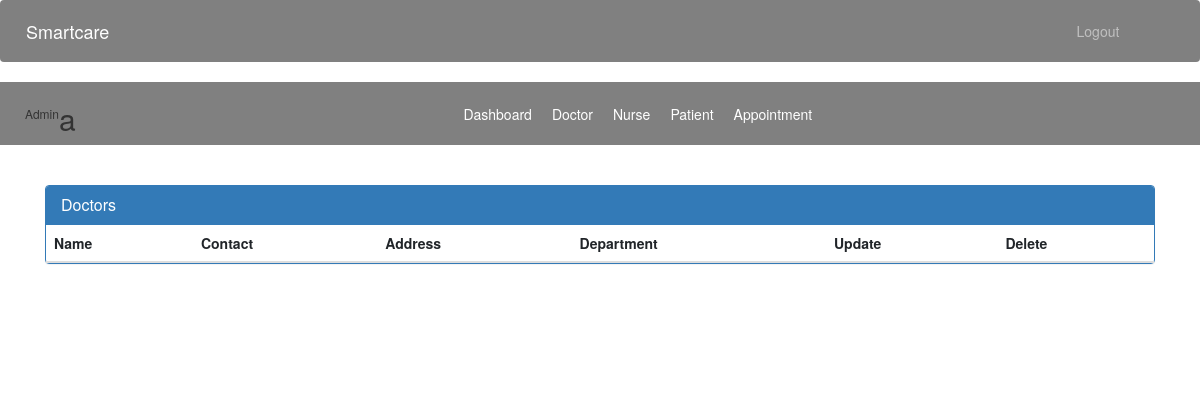
/admin-view-doctor (signed in), run on an earlier commit of the app's database.
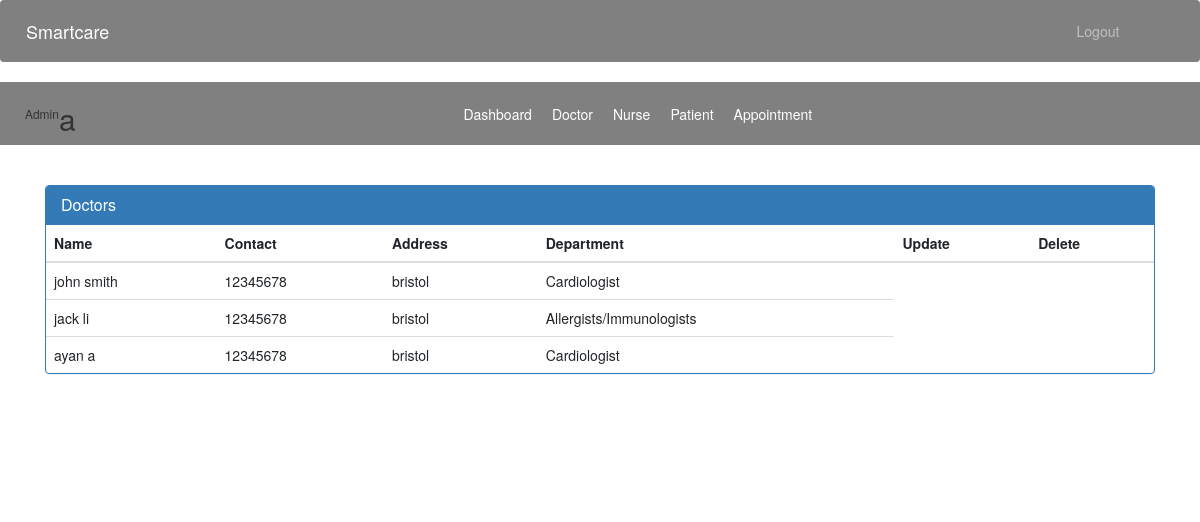
And on a later commit of the database.
### accounts/models.py (models this page shows, shortened)
class Doctor(models.Model):
    user=models.OneToOneField(User,on_delete=models.CASCADE)
    address = models.CharField(max_length=40)
    mobile = models.CharField(max_length=20,null=True)
    department= models.CharField(max_length=50,choices=departments,default='Cardiologist')
    status=models.BooleanField(default=False)
    @property
    def get_name(self):
        return self.user.first_name+" "+self.user.last_name

### accounts/views.py (the view)
# urls.py: path('admin-view-doctor', views.admin_view_doctor_view,name='admin-view-doctor'),
@login_required(login_url='adminlogin')
@user_passes_test(is_admin)
def admin_view_doctor_view(request):
    doctors=models.Doctor.objects.all().filter(status=True)
    return render(request,'smartcare/admin_view_doctor.html',{'doctors':doctors})

### accounts/views.py (called while the page is built)
def is_admin(user):
    return user.groups.filter(name='ADMIN').exists()

### templates/smartcare/admin_view_doctor.html (shortened to what this page needs)
{% extends 'smartcare/admin_base.html' %}
{% block content %}
{%load static%}
<head>
  <link href="//netdna.bootstrapcdn.com/bootstrap/3.0.0/css/bootstrap.min.css" rel="stylesheet" id="bootstrap-css">
</head>
<div class="container">
  <div class="panel panel-primary">
    <div class="panel-heading">
      <h6 class="panel-title">Doctors</h6>
    </div>
    <table class="table table-hover" id="dev-table">
      <thead>
        <tr>
          <th>Name</th>
          <th>Contact</th>
          <th>Address</th>
          <th>Department</th>
          <th>Update</th>
          <th>Delete</th>
        </tr>
      </thead>
      {% for d in doctors %}
      <tr>
        <td> {{d.get_name}}</td>
        <td>{{d.mobile}}</td>
        <td>{{d.address}}</td>
        <td>{{d.department}}</td>
      </tr>
      {% endfor %}
    </table>
  </div>
</div>
{% endblock content %}

### templates/smartcare/admin_base.html (shortened to what this page needs)
<!DOCTYPE html>
{% load static %}
<html lang="en">
  <head>
    <link
      rel="stylesheet"
      href="https://stackpath.bootstrapcdn.com/bootstrap/4.3.1/css/bootstrap.min.css"
    />
    <link
      rel="stylesheet"
      href="https://maxcdn.bootstrapcdn.com/font-awesome/4.7.0/css/font-awesome.min.css"
    />
    <link rel="stylesheet" href="{% static '/styles.css' %}" />
  </head>
  <body>
    <main>
      <div class="bs-example">
        <nav
          class="navbar navbar-expand-md navbar-dark fixed-top"
          style="background: Grey"
        >
          <a href="/admin-dashboard" class="navbar-brand">Smartcare</a>
          <div
            class="collapse navbar-collapse justify-content-between"
            id="navbarCollapse"
          >
            <div class="navbar-nav" style="margin-left: 90%">
              <a href="/logout" class="nav-item nav-link">Logout</a>
            </div>
          </div>
        </nav>
      </div>
      <nav class="menu" tabindex="0">
        <header class="avatar">
          <br /><br />
          <h6>Admin</h6>
          <h2>{{request.user.first_name}}</h2>
        </header>
        <ul>
          <li tabindex="0" class="icon-dashboard">
            <a
              style="color: white; text-decoration: none"
              href="/admin-dashboard"
              ><span>Dashboard</span></a
            >
          </li>
          <li tabindex="0" class="icon-customers">
            <a style="color: white; text-decoration: none" href="/admin-doctor"
              ><span>Doctor</span></a
            >
          </li>
          <li tabindex="0" class="icon-customers">
            <a style="color: white; text-decoration: none" href="/admin-nurse"
              ><span>Nurse</span></a
            >
          </li>
          <li tabindex="0" class="icon-users">
            <a style="color: white; text-decoration: none" href="/admin-patient"
              ><span>Patient</span></a
            >
          </li>
          <li tabindex="0" class="icon-calendar">
            <a
              style="color: white; text-decoration: none"
              href="/admin-appointment"
              ><span>Appointment</span></a
            >
          </li>
        </ul>
      </nav>
      <br /><br />
      {% block content %} {% endblock content %}
      <br /><br /><br /><br />
      <footer>
        <br />
        <div class="container">
          <div class="row">
            <div class="col-md-12 col-sm-12">
            </div>
          </div>
        </div>
      </footer>
    </main>
  </body>
</html>

### templates/smartcare/admin_base.html (style rules this page uses)
.navbar { position: relative; }
.menu { top: 100%; left: 0; background: grey; outline: none; display: flex; flex-direction: row; }
.menu ul { list-style: none; padding: 0; margin: auto; display: flex; align-items: center; }
.menu ul li { padding: 10px; }
.menu ul li a { color: white; text-decoration: none; }
.avatar { margin: 0px 0px 0px 25px; display: flex; align-items: center; }

What changed in the data, as far as the page shows it:
added Doctor: get_name "john smith", mobile "12345678", address "bristol", department "Cardiologist"
added Doctor: get_name "jack li", mobile "12345678", address "bristol", department "Allergists/Immunologists"
added Doctor: get_name "ayan a", mobile "12345678", address "bristol", department "Cardiologist"
